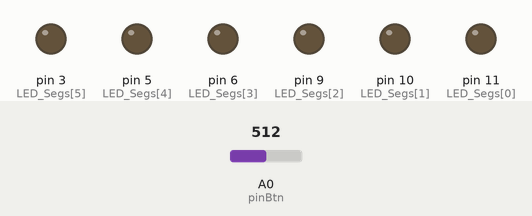
This sketch was run on a simulated Arduino Uno, built with avr-gcc and run on an emulated ATmega328P. On the bench: output pins drawn as LEDs (lit = HIGH). The test bench sets the inputs (shaded band); at power-on: A0 (pinBtn) = 512.

Above: at 1.2 s.
1.3 s: A0 (pinBtn) set to 0
At 4.2 s:
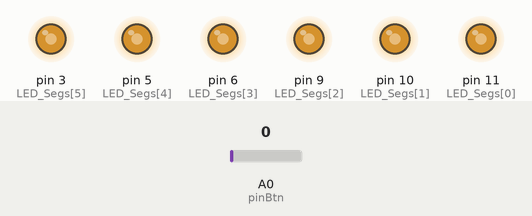
4.3 s: A0 (pinBtn) set to 16
At 4.8 s:
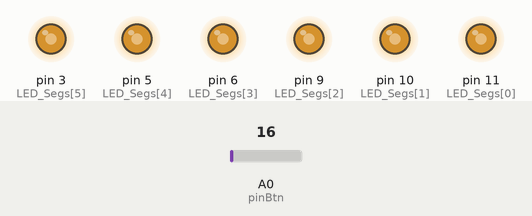
5.8 s: A0 (pinBtn) set to 0
At 6.1 s:
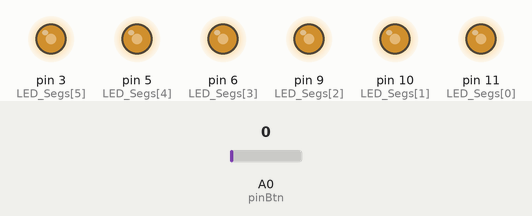
8.8 s: A0 (pinBtn) set to 122
At 9.3 s:
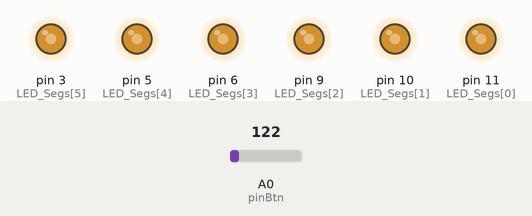
Timing chart, 0 to 11.3 s (numbered marks = the images above; inputs shaded):
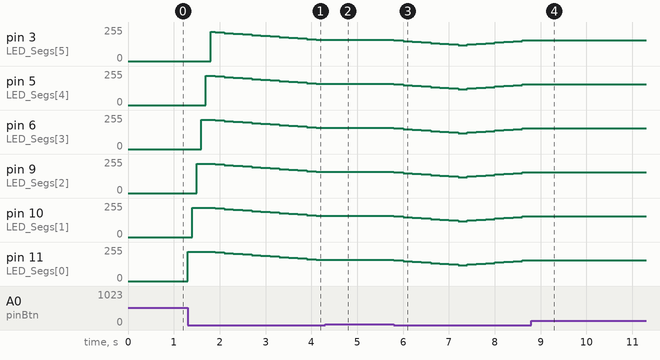

Measured:
- after the input at 1.3 s, pin 3 (LED_Segs[5]): 0/255 → 220/255 after 0.50 s, → 215/255 0.10 s later, → 210/255 0.20 s later, → 205/255 0.20 s later, … (13 changes in this stretch); pin 5 (LED_Segs[4]): 0/255 → 220/255 after 0.40 s, → 215/255 0.20 s later, → 210/255 0.20 s later, → 205/255 0.20 s later, … (13 changes in this stretch)
- after the input at 4.3 s, pin 3 (LED_Segs[5]), pin 5 (LED_Segs[4]), pin 6 (LED_Segs[3]), pin 9 (LED_Segs[2]), pin 10 (LED_Segs[1]), pin 11 (LED_Segs[0]): stays 160/255 (without the input it goes to 155/255 after 0.00 s)
- after the input at 5.8 s, pin 3 (LED_Segs[5]), pin 5 (LED_Segs[4]), pin 6 (LED_Segs[3]), pin 9 (LED_Segs[2]), pin 10 (LED_Segs[1]), pin 11 (LED_Segs[0]): 160/255 → 155/255 at once, → 150/255 0.20 s later, → 145/255 0.20 s later, → 140/255 0.20 s later, … (15 changes in this stretch)
- after the input at 8.8 s, pin 3 (LED_Segs[5]), pin 5 (LED_Segs[4]), pin 6 (LED_Segs[3]), pin 9 (LED_Segs[2]), pin 10 (LED_Segs[1]), pin 11 (LED_Segs[0]): stays 155/255 (without the input it goes to 160/255 after 0.00 s)

The sketch:

Lightsaber-002.ino
```cpp
boolean isDebug = false;

const int LED_Segs[6] = { 11, 10, 9, 6, 5, 3 };
const int pinBtn = 14;  // A0

const int LoopDelay = 0;
const int OpenDelay = 100;
const int CloseDelay = 100;
const int BrightDelay = 200;

const int OpenDuration = 500;
const int CloseDuration = 50;

enum SystemEvent { Open, Close, Brighting };
SystemEvent SysState = Close;

const int max_brightness = 220;
const int min_brightness = 120;

int fadeAmount = 5;
int brightness = max_brightness;

SystemEvent readButton();
void LightOn();
void LightOut();
void LightBrighting();

void setup()
{
  Serial.begin(9600);
  pinMode(pinBtn, INPUT);

  for (int i=0; i<6; i++) {
    pinMode(LED_Segs[i], OUTPUT);
  }
}

void loop()
{
  int press_time = readButton();

  switch (SysState)
  {
    case Open:
      LightOn();
      break;
    case Brighting:
      LightBrighting();
      break;
    case Close:
      LightOut();
      break;
  }
  delay(LoopDelay);

  if (isDebug) Serial.println(SysState);
}

SystemEvent readButton()
{
  int press_time = -1;
  if (analogRead(pinBtn) > 0)
  {
    unsigned long start_time = millis();
    delay(20);
    if (analogRead(pinBtn) > 0)
    {
      while (analogRead(pinBtn)) ;
      press_time = millis() - start_time;
      if (isDebug) {
        Serial.print("Press time: ");
        Serial.println(press_time);
      }
    }

    if ((SysState == Close) && (press_time >= OpenDuration)) {
      SysState = Open;
    } else if ((SysState != Close) && (press_time >= CloseDuration) && (press_time < OpenDuration))
      SysState = Close;
  }

  return SysState;
}

void LightOn()
{
  for (int i=0; i<6; i++)
  {
    analogWrite(LED_Segs[i], brightness);
    delay(OpenDelay);
  }

  SysState = Brighting;
}

void LightOut()
{
  for (int i=5; i>=0; i--)
  {
    analogWrite(LED_Segs[i], LOW);
    delay(CloseDelay);
  }
}

void LightBrighting()
{
  if (brightness <= min_brightness || brightness >= max_brightness) {
    fadeAmount = -fadeAmount ;
  }
  brightness += fadeAmount;
  if (isDebug) Serial.println(brightness);

  for (int i=0; i<6; i++) {
    analogWrite(LED_Segs[i], brightness);
  }
  delay(BrightDelay);
}
```
